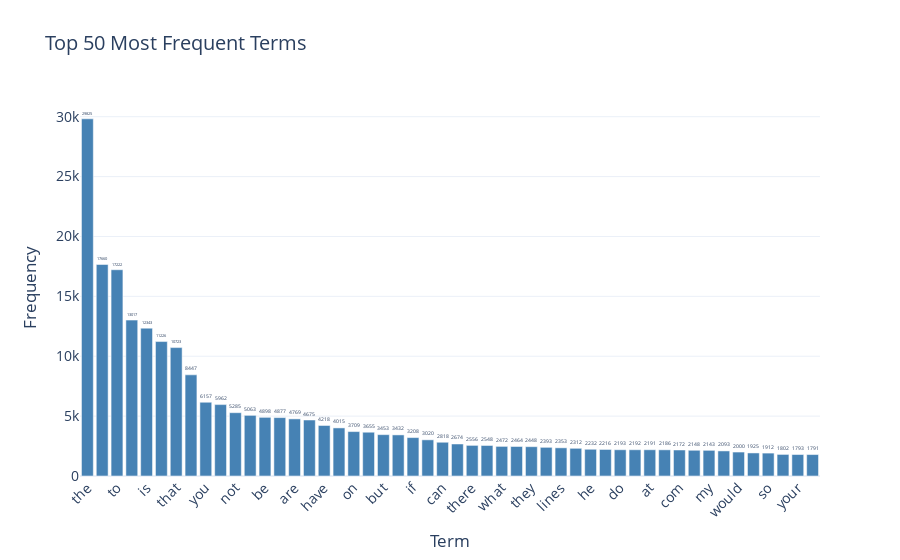

The cell this chart's notebook holds for it:
### Markdown cell above
### >>> **Exercise 13 (take home):** 
The chart above only contains 300 vocabulary in the documents, and it's already computationally intensive to both compute and visualize. Can you efficiently reduce the number of terms you want to visualize as an exercise.

### Code cell
# Answer here
df_top = df.sort_values(by="frequency", ascending=False)
#取前50個頻率最高的詞
df_top50 = df_top.head(50)

fig = px.bar(
    df_top50,
    x="term",
    y="frequency",
    text="frequency",   
    title="Top 50 Most Frequent Terms",
    labels={"term": "Term", "frequency": "Frequency"},
)

fig.update_traces(marker_color="steelblue", textposition="outside")
fig.update_layout(
    xaxis_tickangle=-45,
    template="plotly_white",
    font=dict(size=14)
)

fig.show()

### Figure 1 — Plotly figure (JSON) as saved in the notebook; plotly's stock layout.template omitted (floating-point values rounded to 4 significant figures)
{"data": [{"hovertemplate": "Term=%{x}<br>Frequency=%{text}<extra></extra>", "legendgroup": "", "marker": {"color": "steelblue", "pattern": {"shape": ""}}, "name": "", "orientation": "v", "showlegend": false, "text": [29820.0, 17660.0, 17220.0, 13020.0, 12340.0, 11230.0, 10720.0, 8447.0, 6157.0, 5962.0, 5285.0, 5063.0, 4898.0, 4877.0, 4769.0, 4675.0, 4218.0, 4015.0, 3709.0, 3655.0, 3453.0, 3432.0, 3208.0, 3020.0, 2818.0, 2674.0, 2556.0, 2548.0, 2472.0, 2464.0, 2448.0, 2393.0, 2353.0, 2312.0, 2232.0, 2216.0, 2193.0, 2192.0, 2191.0, 2186.0, 2172.0, 2148.0, 2143.0, 2093.0, 2000.0, 1925.0, 1912.0, 1802.0, 1793.0, 1791.0], "textposition": "outside", "type": "bar", "x": ["the", "of", "to", "and", "is", "in", "that", "it", "you", "for", "not", "this", "be", "from", "are", "edu", "have", "as", "on", "with", "but", "or", "if", "was", "can", "we", "there", "by", "what", "subject", "they", "an", "lines", "one", "he", "god", "do", "organization", "at", "re", "com", "about", "my", "all", "would", "will", "so", "some", "your", "no"], "xaxis": "x", "y": [29825, 17660, 17222, 13017, 12343, 11226, 10723, 8447, 6157, 5962, 5285, 5063, 4898, 4877, 4769, 4675, 4218, 4015, 3709, 3655, 3453, 3432, 3208, 3020, 2818, 2674, 2556, 2548, 2472, 2464, 2448, 2393, 2353, 2312, 2232, 2216, 2193, 2192, 2191, 2186, 2172, 2148, 2143, 2093, 2000, 1925, 1912, 1802, 1793, 1791], "yaxis": "y"}], "layout": {"barmode": "relative", "font": {"size": 14}, "legend": {"tracegroupgap": 0}, "title": {"text": "Top 50 Most Frequent Terms"}, "xaxis": {"anchor": "y", "domain": [0, 1], "tickangle": -45, "title": {"text": "Term"}}, "yaxis": {"anchor": "x", "domain": [0, 1], "title": {"text": "Frequency"}}}}
